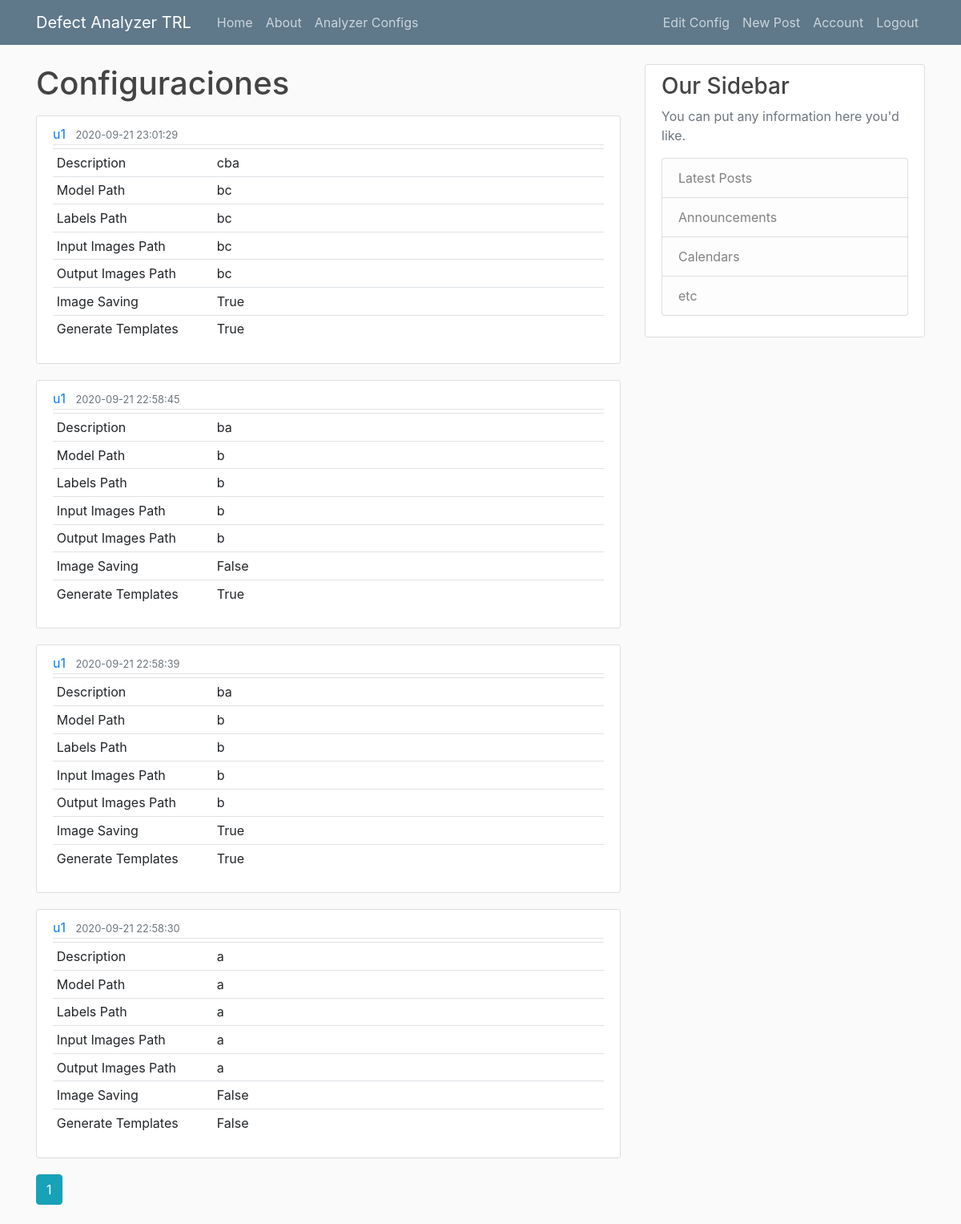
/analyzer_config (signed in), run on the app's committed database.
### defect_app/models.py (models this page shows, shortened)
class Analyzer_config(db.Model):
    id = db.Column(db.Integer, primary_key=True)
    user_id = db.Column(db.Integer, db.ForeignKey('user.id'), nullable=False)
    title = db.Column(db.String(100), nullable=False)
    description = db.Column(db.Text, nullable=False)
    date_created = db.Column(db.DateTime, nullable=False, default=datetime.datetime.utcnow)#+datetime.timedelta(hours=-3))
    model_path = db.Column(db.String(200), nullable=False)
    labels_path = db.Column(db.String(200), nullable=False)
    input_images_path = db.Column(db.String(200), nullable=False)
    output_images_path = db.Column(db.String(200), nullable=False)
    image_saving = db.Column(db.Boolean, nullable=False, default=True)
    generate_template = db.Column(db.Boolean, nullable=False, default=False)

class User(db.Model, UserMixin):
        id = db.Column(db.Integer, primary_key=True)
        username = db.Column(db.String(20), unique=True, nullable=False)
        email = db.Column(db.String(120), unique=True, nullable=False)
        image_file = db.Column(db.String(20), nullable=False, default='default.jpg')
        password = db.Column(db.String(60), nullable=False)
        posts = db.relationship('Post', backref='author', lazy=True)
        configs = db.relationship('Analyzer_config', backref='author', lazy=True)

### defect_app/analyzerconfigs/routes.py (the view)
@analyzer_config_blueprint.route('/analyzer_config')
@login_required
def analyzer_config(): # Home | About | Analyzer Configs
    page = request.args.get('page', 1, type=int)
    configs = Analyzer_config.query.order_by(Analyzer_config.date_created.desc()).paginate(page=page, per_page=5)
    return render_template('analyzer_config.html', configs=configs)

### defect_app/models.py (called while the page is built)
@login_manager.user_loader
def load_user(user_id):
    return User.query.get(int(user_id))

### defect_app/templates/analyzer_config.html
{% extends "layout.html" %}
{% block content %}
  <h1 class="mb-3">Configuraciones</h1>
  {% for config in configs.items %}
      <article class="media content-section">
        <div class="media-body">
          <div class="article-metadata">
            <a class="mr-2" href="{{ url_for('users.user_posts', username=config.author.username) }}">{{ config.author.username }}</a>
            <small class="text-muted">{{ config.date_created.strftime('%Y-%m-%d %H:%M:%S') }}</small>
          </div>
          <table class="table table-sm ">
            <tbody>
              {% for table_item, item_label in [(config.description,'Description'),(config.model_path,'Model Path'),(config.labels_path,'Labels Path'),(config.input_images_path,'Input Images Path'),(config.output_images_path,'Output Images Path'),(config.image_saving,'Image Saving'),(config.generate_template,'Generate Templates')] %}
                <tr>
                  <td width=200px>{{ item_label }}</td><td>{{ table_item }}</td>
                </tr>
              {% endfor %}
            </tbody>
          </table>
          </div>
      </article>
  {% endfor %}
  {% for page_num in configs.iter_pages(left_edge=1, right_edge=1, left_current=1, right_current=2) %}
    {% if page_num %}
      {% if configs.page == page_num %}
        <a class="btn btn-info mb-4" href="{{ url_for('analyzer_config_blueprint.analyzer_config', page=page_num) }}">{{ page_num }}</a>
      {% else %}
        <a class="btn btn-outline-info mb-4" href="{{ url_for('analyzer_config_blueprint.analyzer_config', page=page_num) }}">{{ page_num }}</a>
      {% endif %}
    {% else %}
    ...
    {% endif %}
  {% endfor %}
{% endblock content %}

### defect_app/templates/layout.html (shortened to what this page needs)
<!DOCTYPE html>
<html lang="en" dir="ltr">
<head>
  <link rel="stylesheet" href="https://stackpath.bootstrapcdn.com/bootstrap/4.5.1/css/bootstrap.min.css">
  <link rel="stylesheet" type="text/css" href="{{ url_for('static',filename='main.css') }}">
</head>
<body>
  <header class="site-header">
    <nav class="navbar navbar-expand-md navbar-dark bg-steel fixed-top">
      <div class="container">
        <a class="navbar-brand mr-4" href="/">Defect Analyzer TRL</a>
        <div class="collapse navbar-collapse" id="navbarToggle">
          <div class="navbar-nav mr-auto">
            <a class="nav-item nav-link" href="{{ url_for('main.home') }}">Home</a>
            <a class="nav-item nav-link" href="{{ url_for('main.about') }}">About</a>
            {% if current_user.is_authenticated %}
              <a class="nav-item nav-link" href="{{ url_for('analyzer_config_blueprint.analyzer_config') }}">Analyzer Configs</a>
            {% endif %}
          </div>
          <div class="navbar-nav">
            {% if current_user.is_authenticated %}
              <a class="nav-item nav-link" href="{{ url_for('analyzer_config_blueprint.edit_config') }}">Edit Config</a>
              <a class="nav-item nav-link" href="{{ url_for('posts.new_post') }}">New Post</a>
              <a class="nav-item nav-link" href="{{ url_for('users.account') }}">Account</a>
              <a class="nav-item nav-link" href="{{ url_for('users.logout') }}">Logout</a>
            {% else %}
              <a class="nav-item nav-link" href="{{ url_for('users.login') }}">Login</a>
              <a class="nav-item nav-link" href="{{ url_for('users.register') }}">Register</a>
            {% endif %}
          </div>
        </div>
      </div>
    </nav>
  </header>
  <main role="main" class="container">
    <div class="row">
      <div class="col-md-8">
        {% block content %}{% endblock %}
      </div>
      <div class="col-md-4">
        <div class="content-section">
          <h3>Our Sidebar</h3>
          <p class='text-muted'>You can put any information here you'd like.
          <ul class="list-group">
            <li class="list-group-item list-group-item-light">Latest Posts</li>
            <li class="list-group-item list-group-item-light">Announcements</li>
            <li class="list-group-item list-group-item-light">Calendars</li>
            <li class="list-group-item list-group-item-light">etc</li>
          </ul>
          </p>
        </div>
      </div>
    </div>
  </main>
</body>
</html>

### defect_app/static/main.css (style rules this page uses)
body { background: #fafafa; color: #333333; margin-top: 5rem; }
h1, h2, h3, h4, h5, h6 { color: #444444; }
.bg-steel { background-color: #5f788a; }
.site-header .navbar-nav .nav-link { color: #cbd5db; }
.content-section { background: #ffffff; padding: 10px 20px; border: 1px solid #dddddd; border-radius: 3px; margin-bottom: 20px; }
.article-metadata { padding-bottom: 1px; margin-bottom: 4px; border-bottom: 1px solid #e3e3e3 }

### data on the page
Analyzer_config: author.username "u1", date_created "2020-09-21 23:01:29", item_label "Description", description "cba", item_label "Model Path", model_path "bc", item_label "Labels Path", labels_path "bc", item_label "Input Images Path", input_images_path "bc", item_label "Output Images Path", output_images_path "bc", output_imag "Image Saving" "Generate Templates", output_imag "True" "True"
Analyzer_config: author.username "u1", date_created "2020-09-21 22:58:45", item_label "Description", description "ba", output_imag "Model Path" "Labels Path" "Input Images Path" "Output Images Path" "Image Saving" "Generate Templates", output_imag "b" "b" "b" "b" "False" "True"
Analyzer_config: author.username "u1", date_created "2020-09-21 22:58:39", item_label "Description", description "ba", output_imag "Model Path" "Labels Path" "Input Images Path" "Output Images Path" "Image Saving" "Generate Templates", output_imag "b" "b" "b" "b" "True" "True"
Analyzer_config: author.username "u1", date_created "2020-09-21 22:58:30", item_label "Description", description "a", output_imag "Model Path" "Labels Path" "Input Images Path" "Output Images Path" "Image Saving" "Generate Templates", output_imag "a" "a" "a" "a" "False" "False"

### other printed values
{{ page_num }} "1"
